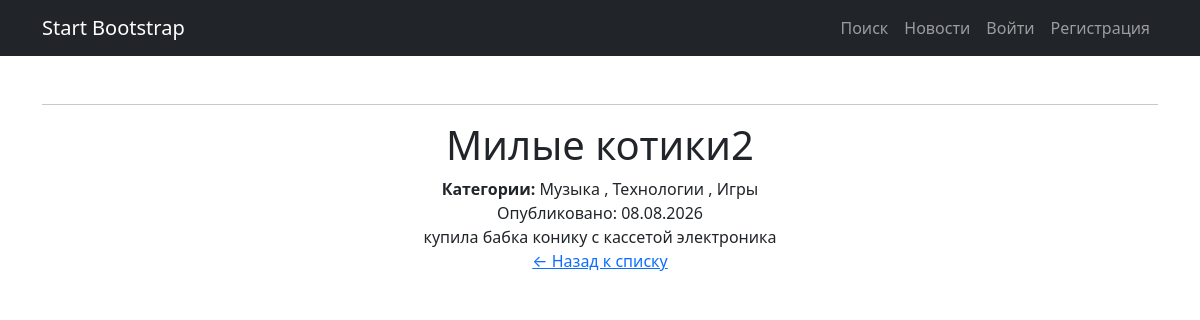
/news/16/, run on the app's committed database.
### news/models.py (models this page shows, shortened)
class Post(models.Model):
    ARTICLE = 'AR'
    NEWS = 'NE'
    POST_TYPES = [
        (ARTICLE, 'Статья'),
        (NEWS, 'Новость'),
    ]
    author = models.ForeignKey(Author, on_delete=models.CASCADE)
    post_type = models.CharField(max_length=2, choices=POST_TYPES, default=ARTICLE)
    created_at = models.DateTimeField(auto_now_add=True)
    categories = models.ManyToManyField(Category, through='PostCategory')
    title = models.CharField(max_length=255)
    content = models.TextField()
    rating = models.IntegerField(default=0)

class Category(models.Model):
    name = models.CharField(max_length=100, unique=True)
    subscribers = models.ManyToManyField(
        User,
        blank=True,
        related_name='subscribed_categories'
    )

### news/views.py (the view)
# urls.py: path('<int:pk>/', views.news_detail, name='detail'),
def news_detail(request, pk):
    post = get_object_or_404(Post, pk=pk, post_type=Post.NEWS)
    context = {'post': post}
    return render(request, 'news_detail.html', context)

### news/templatetags/censor_filters.py (called while the page is built)
@register.filter(name='censor')
@stringfilter
def censor(value):
    if not isinstance(value, str):
        raise TypeError("Фильтр 'censor' применяется только к строкам")
    result = value
    for word in BAD_WORDS:
        variants = [word, word.capitalize()]
        for variant in variants:
            if variant in result:
                censored = variant[0] + '*' * (len(variant) - 1)
                result = result.replace(variant, censored)
    return result

### templates/news_detail.html (shortened to what this page needs)
{% extends 'default.html' %}
{% load censor_filters %}
{% block content %}
    <h1>{{ post.title|censor }}</h1>
     <div class="post-categories">
        <strong>Категории:</strong>
        {% if post.categories.all %}
            {% for category in post.categories.all %}
                <span class="category">{{ category.name }}</span>
                {% if not forloop.last %}, {% endif %}
            {% endfor %}
        {% else %}
            <span>Без категории</span>
        {% endif %}
    </div>
    <div class="post-date">
        Опубликовано: {{ post.created_at|date:"d.m.Y" }}
    </div>
    <div class="post-text">
        {{ post.content|censor }}
    </div>
    <p><a href="{% url 'news:list' %}">← Назад к списку</a></p>
{% endblock %}

### data on the page
Post: title|censor "Милые котики2", created_at "08.08.2026", content|censor "купила бабка конику с кассетой электроника"
Category: name "Музыка"
Category: name "Технологии"
Category: name "Игры"
